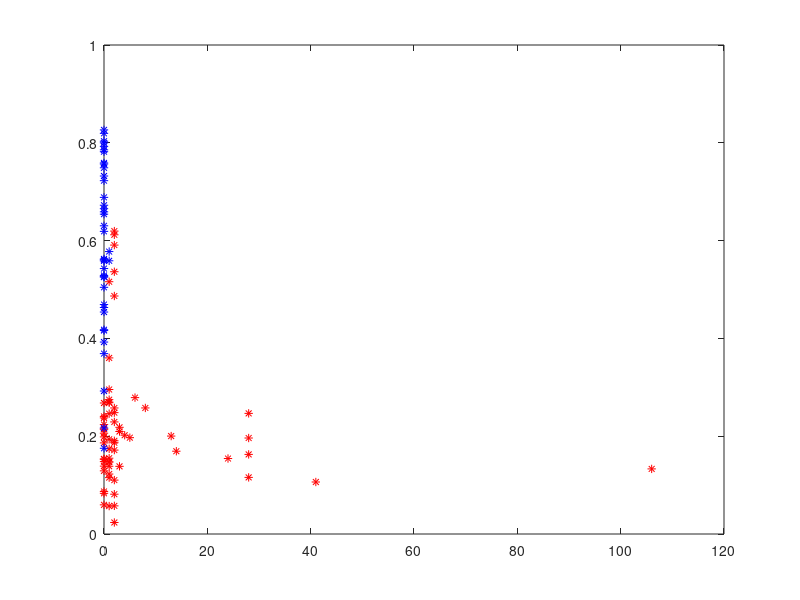

Write MATLAB code to recreate this figure. (Note: this script raises an error after producing the figure.)
% training Bubble Existance Classifier using SVM - HAND LABEL - only uses 5
% frames

% GETTING Wa and Ba > for XCORR_Algorithm1_LZhang
% RESULT: Wa and Ba

% Parameters: contrast, size, ncc (TODO: how to obtain?)

% using SVM to train a classifier Ea (x) = Wx + b;
% where Ea >= +1 if not a bubble and Ea <= -1 if is a bubble

% Video number for training: 2
% Video number for validation:

% LOAD DATA (TODO: THIS SHOULD BE LOADED ONCE IT IS SETUP)
load('Ea_training_data1.mat')
total_acc_bub_list_training; % xcen,ycen,frameno,ncc,sigma,rho,bub_patch,unode,vnode

% 1. TRAINING SVM FOR Ea
% Frames use for training sets: 
training_frames = [31,51,71,101,121];

% 1.1 get all bubbles from the frame
training_bub_list= {};
for i = 1:length(total_acc_bub_list_training)
    for j = 1:length(training_frames)
        if total_acc_bub_list_training{i}.frameno == training_frames(j)
            training_bub_list{length(training_bub_list)+1} = total_acc_bub_list_training{i};
        end
    end
end

training_bub_list; 

% 1.2 (Hand-) Labeling classes of bubbles (from total_acc_bub_list)

% show all of them
% for k = 1:length(training_bub_list)
% 
%     subplot(10,11,k); 
%     imshow(training_bub_list{k}.bub_patch); 
%     title(num2str(training_bub_list{k}.unode));
% end

% hand_label_label = [257,258,259,260,263,264,266, ...
%                398,399,400,401,403,404,406,407, ...
%                409,567,568,569,573,575,580,586, ...
%                887,888,889,893,899,900,907, ...
%                910,1200,1201,1203,1210,1215,1229,1230];

hand_label_unode = [514,516,518,520,526,528,532,...
                    796,798,800,802,806,808,812,814,...
                    818,1134,1136,1138,1146,1150,1172,...
                    1774,1776,1778,1786,1788, 1798,1800,1814,1820,...
                    2400,2402,2404,2406,2420,2430,2458,2460];

for i = 1:length(training_bub_list)
    b = training_bub_list{i};
    isCorrect = b.unode == hand_label_unode;
    isCorrect = sum(isCorrect);
    
    if isCorrect
        b.isCorrect = 1;
    else
        b.isCorrect = -1;
    end
    training_bub_list{i} = b;
end

% check if the training bubbles looks fine
% k = 1;
% for i = 1:length(training_bub_list)
%     if training_bub_list{i}.isCorrect == 1
%         subplot(8,8,k); k = k+1;
%         imshow(training_bub_list{i}.bub_patch); title(num2str(training_bub_list{i}.label))
%     end
% end


len = length(training_bub_list);

% 1.4 Put parameters and labels into vectors (like vlfeat's tutorial)
X = zeros(2,len); % try  avg_intensity and ncc first
Y = zeros(1,len); 

for i = 1:len
    X(1,i) = training_bub_list{i}.avg_intensity; % X(1,i) = avg_intensity
    X(2,i) = training_bub_list{i}.max_ncc_val; % X(2,i) = max_ncc_val
    %X(3,i) = training_bub_list{i}.rho; % X(3,i) = rho
    Y(1,i) = training_bub_list{i}.isCorrect;
end

Xp = X(:,Y==1);
Xn = X(:,Y==-1);

figure
plot(Xn(1,:),Xn(2,:),'*r')
%scatter3(Xn(1,:),Xn(2,:),Xn(3,:),'*r')
hold on
plot(Xp(1,:),Xp(2,:),'*b')
%scatter3(Xp(1,:),Xp(2,:),Xp(3,:),'*b')
axis normal ;


% 1.5 Train SVM
lambda = 0.0001 ; % Regularization parameter
maxIter = 1000 ; % Maximum number of iterations

[Wa Ba info] = vl_svmtrain(X, Y, lambda, 'MaxNumIterations', maxIter);


% % Visualisation
% 2 param
eq = [num2str(Wa(1)) '*x+' num2str(Wa(2)) '*y+' num2str(Ba)];
line = ezplot(eq, [-2 2 -2 2]);
set(line, 'Color', [0 0.8 0],'linewidth', 2);

% for 3 param
% b0 = Ba; w1 = Wa(1); w2 = Wa(2); w3 = Wa(3);
% [x y] = meshgrid(-30:0.5:30);  
% z = (Ba - Wa(1)*x - Wa(2)*y )/Wa(3);
% mesh(x,y,z)



% NOW WE HAVE SVM classifier w and b 
% where Wa.X + Ba > 0 if y = +1 
% and   Wa.X + Ba < 0 if y = -1




